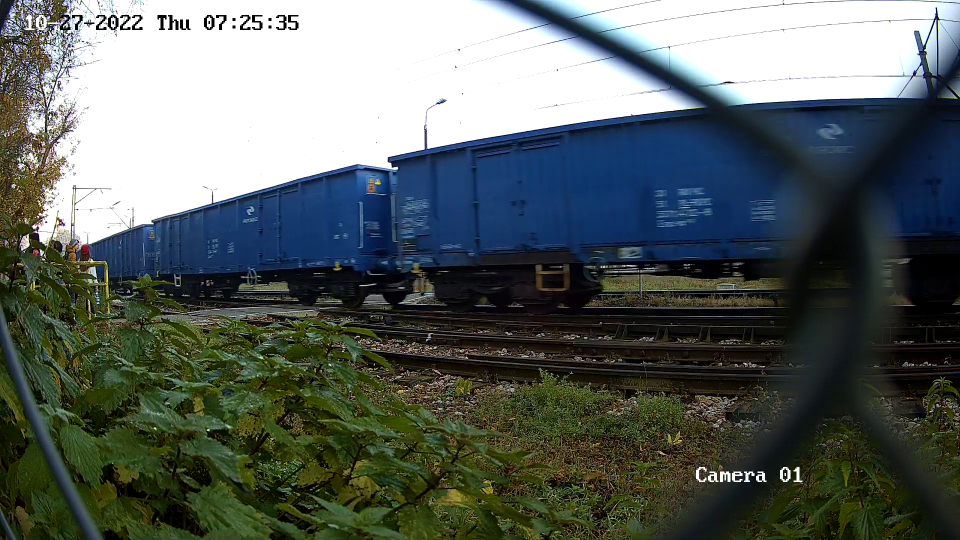
#> input picture poc/25_32.png, 1920 x 1080 px (shown at 1/2 size)
$ python deconv.py
#> lines starting #> are read from the running program, lines starting #| are printed output that depends on the picture
import numpy as np
import matplotlib.pyplot as plt
import cv2 as cv

from scipy.signal import convolve2d as conv2

from skimage import color, io, restoration

title_window = "deconv"

img = color.rgb2gray(io.imread('25_32.png'))
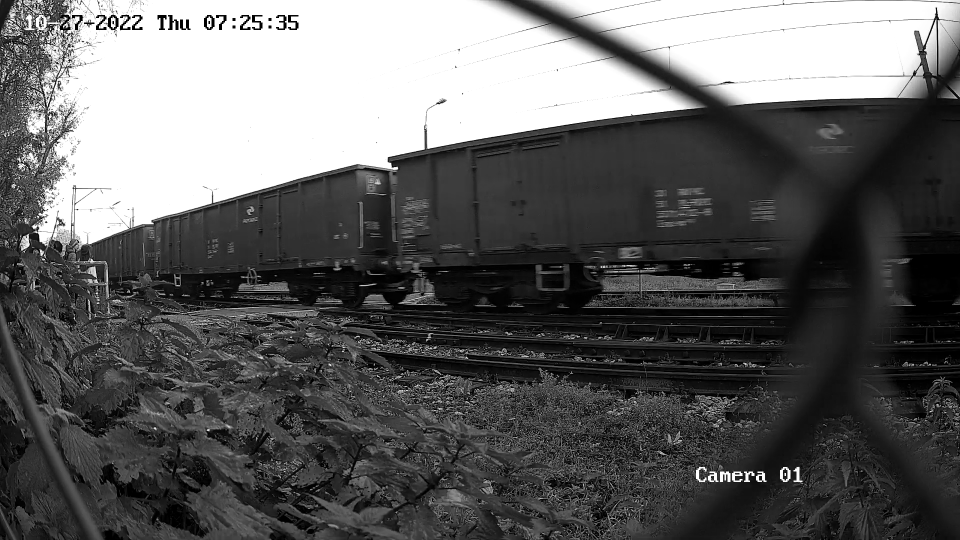
#> img: shape (1080, 1920) float64 (shown at 1/2 size); min 0, max 1, mean 0.382
img = img[355:470, 1301:1450]
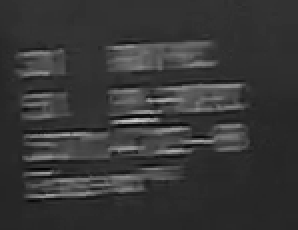
#> img: shape (115, 149) float64 (shown 2 times larger); min 0.0133, max 0.829, mean 0.217

show_zoom = 8
kernel_len = 15
kernel_line = np.zeros((kernel_len), np.float32)

def on_trackbar(val, index):
    global kernel_line

    kernel_line[index] = val / 10
    kernel_line[kernel_len-index-1] = val / 10
    kernel = kernel_line / np.sum(kernel_line)

    psf = np.zeros((kernel_len, kernel_len), np.float32)
    psf[kernel_len//2:kernel_len//2+1,:] = kernel[:]

    print(np.array2string(kernel, precision=2))

    # img_deconv = restoration.richardson_lucy(img, psf, num_iter=10)
    img_deconv = restoration.wiener(img, psf, 0.05)

    cv.imshow(title_window, cv.resize(img_deconv, np.array(np.shape(img_deconv))*show_zoom))
    # cv.imshow("psf", cv.resize(psf, np.array(np.shape(psf))*8))
    print(np.array2string(psf[kernel_len//2,:], precision=2))

def get_on_trackbar(index):
    return lambda v: on_trackbar(v, index)


cv.imshow(title_window, cv.resize(img, np.array(np.shape(img))*show_zoom))
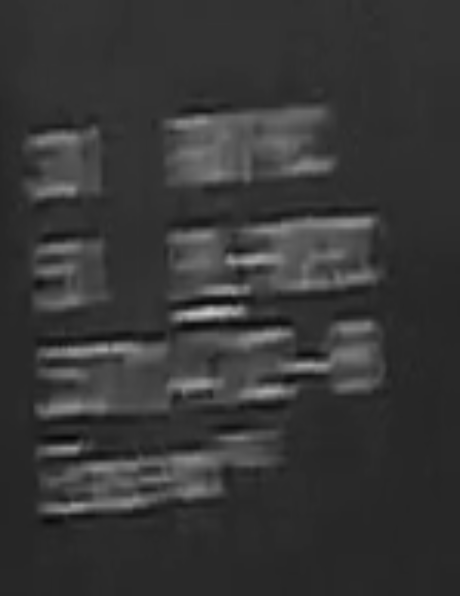
#> window 'deconv': shape (1192, 920) float64 (shown at 1/2 size); min 0.0193, max 0.815, mean 0.217

for i,v in enumerate(kernel_line[0:kernel_len//2+1]):
    cv.createTrackbar(f"{i}", title_window, 10, 100, get_on_trackbar(i))
# cv.createTrackbar(f"długosc", title_window, 10, 100, on_trackbar_len)

on_trackbar(kernel_line[0],0)
#> in on_trackbar, `img_deconv = restoration.wiener(img, psf, 0.05)`: img_deconv: shape (115, 149) float64; every value is NaN or infinite
cv.waitKey()
#> call 3 of on_trackbar, with val = 10, index = 1
#> in on_trackbar (call 3), `img_deconv = restoration.wiener(img, psf, 0.05)`:
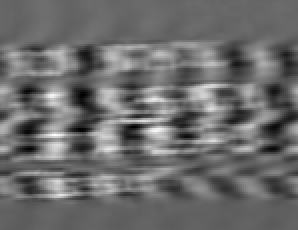
#> img_deconv: shape (115, 149) float64 (shown 2 times larger); min -0.34, max 0.972, mean 0.217; drawn with min black and max white
#> in on_trackbar (call 3), `cv.imshow(title_window, cv.resize(img_deconv, np.array(np.shape(img_de..`:
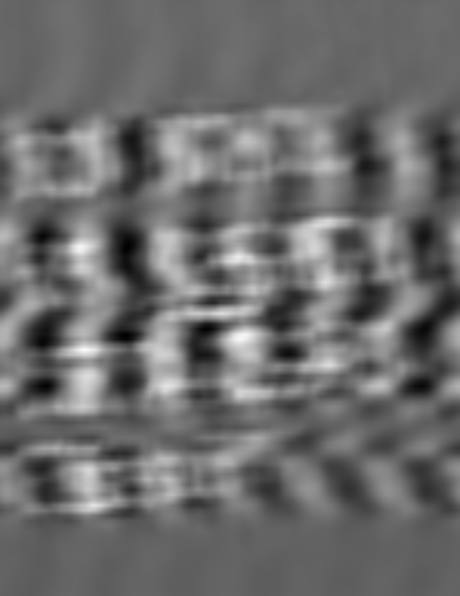
#> window 'deconv': shape (1192, 920) float64 (shown at 1/2 size); min -0.338, max 0.967, mean 0.217; drawn with min black and max white
#> call 4 of on_trackbar, with val = 10, index = 2
#> in on_trackbar (call 4), `img_deconv = restoration.wiener(img, psf, 0.05)`:
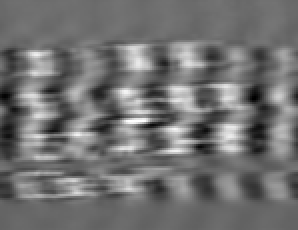
#> img_deconv: shape (115, 149) float64 (shown 2 times larger); min -0.414, max 1, mean 0.217; drawn with min black and max white
#> in on_trackbar (call 4), `cv.imshow(title_window, cv.resize(img_deconv, np.array(np.shape(img_de..`:
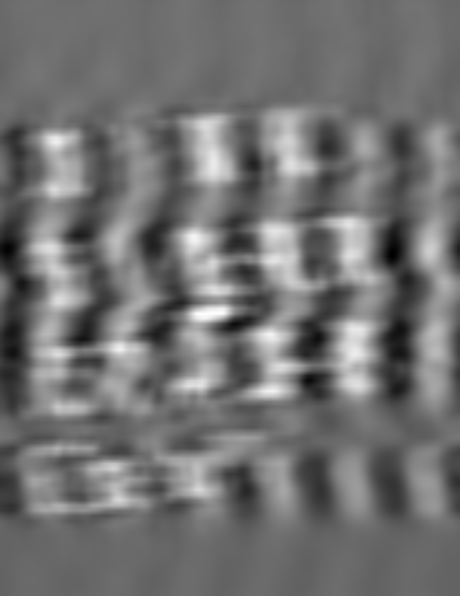
#> window 'deconv': shape (1192, 920) float64 (shown at 1/2 size); min -0.413, max 0.997, mean 0.217; drawn with min black and max white

$ run again, with poc/23_24_1698.png copied over poc/25_32.png
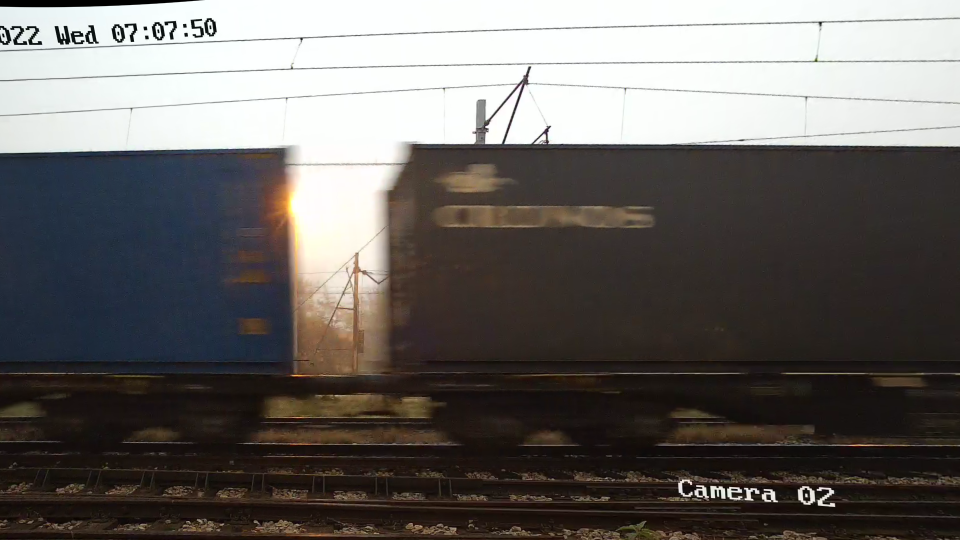
#> input picture poc/23_24_1698.png, 1920 x 1080 px (shown at 1/2 size)
#> img_deconv: shape (115, 149) float64; every value is NaN or infinite
#> in on_trackbar (call 4), `img_deconv = restoration.wiener(img, psf, 0.05)`:
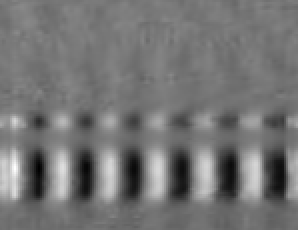
#> img_deconv: shape (115, 149) float64 (shown 2 times larger); min -0.0381, max 0.507, mean 0.211; drawn with min black and max white
#> in on_trackbar (call 4), `cv.imshow(title_window, cv.resize(img_deconv, np.array(np.shape(img_de..`:
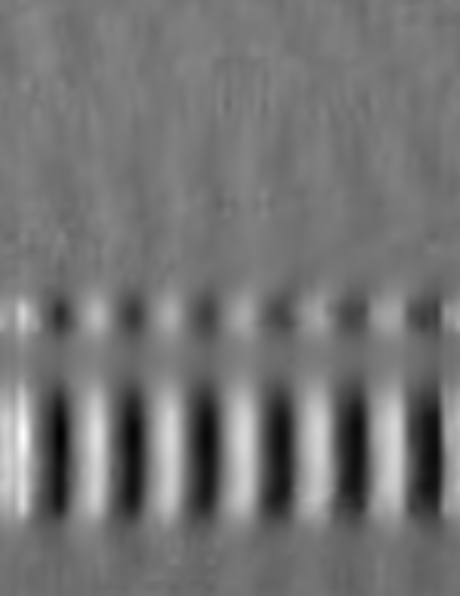
#> window 'deconv': shape (1192, 920) float64 (shown at 1/2 size); min -0.0377, max 0.505, mean 0.211; drawn with min black and max white

$ run again, with poc/23_24_1753.png copied over poc/25_32.png
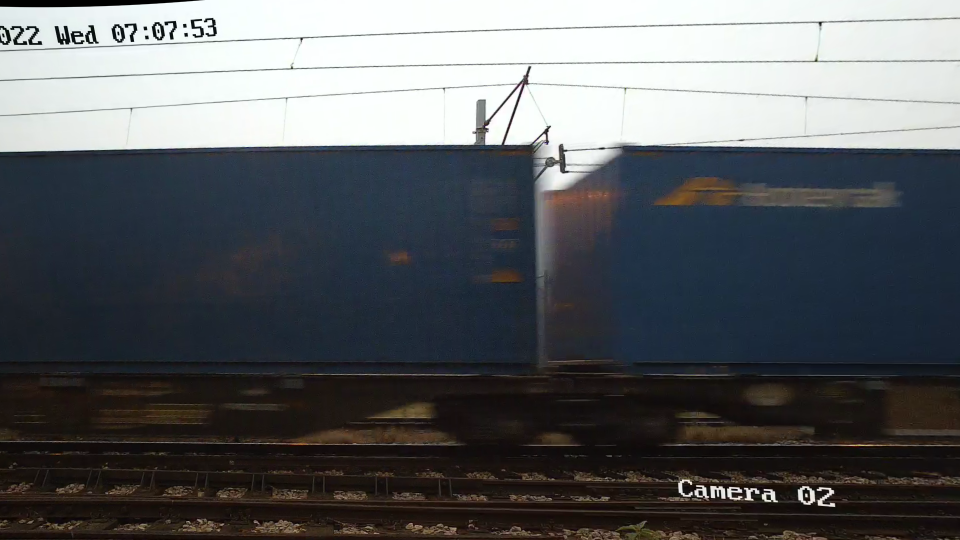
#> input picture poc/23_24_1753.png, 1920 x 1080 px (shown at 1/2 size)
#> img_deconv: shape (115, 149) float64; every value is NaN or infinite
#> in on_trackbar (call 4), `img_deconv = restoration.wiener(img, psf, 0.05)`:
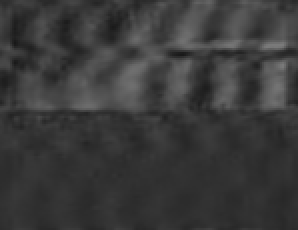
#> img_deconv: shape (115, 149) float64 (shown 2 times larger); min 0.0976, max 0.484, mean 0.23
